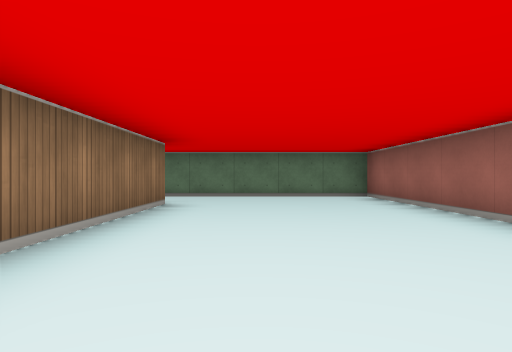
view 1 (above)

12 first-person views from a walk through a cub3D ray-caster map. The camera is about half as high as the walls, looks level and sees 75° across. The floor is counted in squares. Each view is taken from the middle of a square. On the plan, view 1 faces up. The plan holds only what a view shows up to about 9 squares ahead; the rest is blank.

view 2
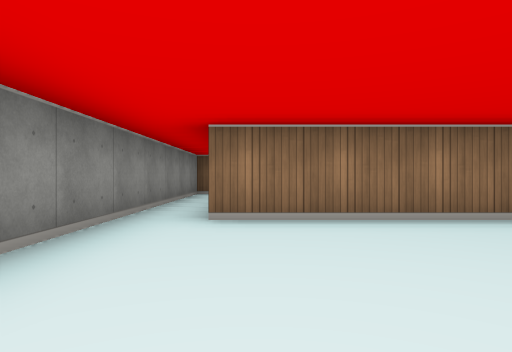

view 3
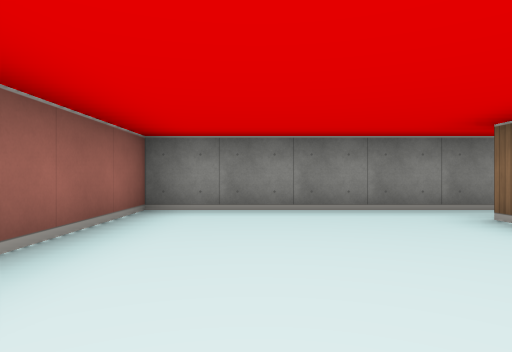

view 4
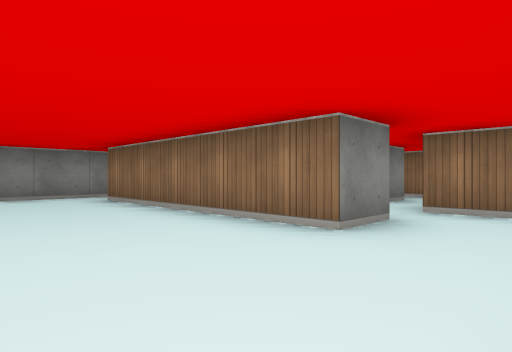

view 5
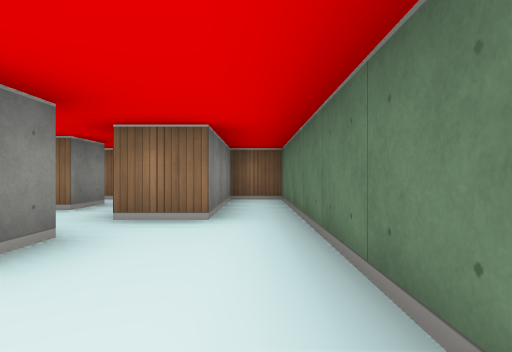

view 6
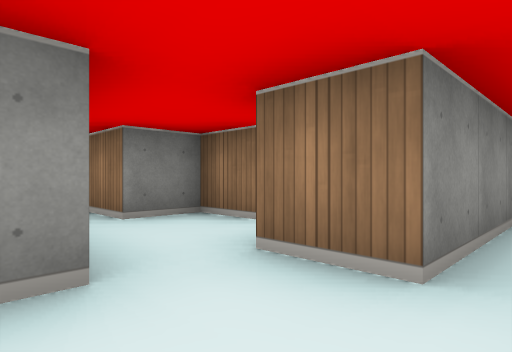

view 7
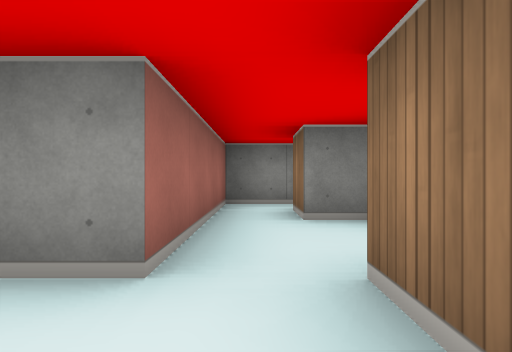

view 8
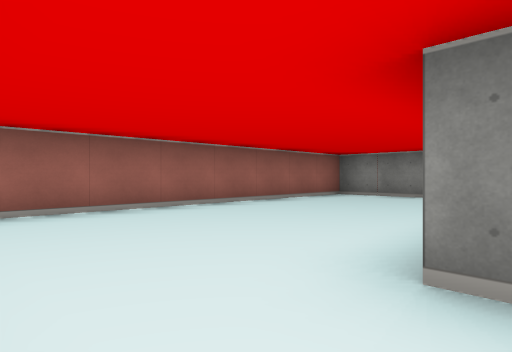

view 9
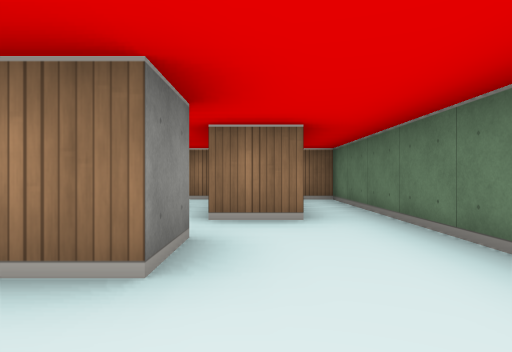

view 10
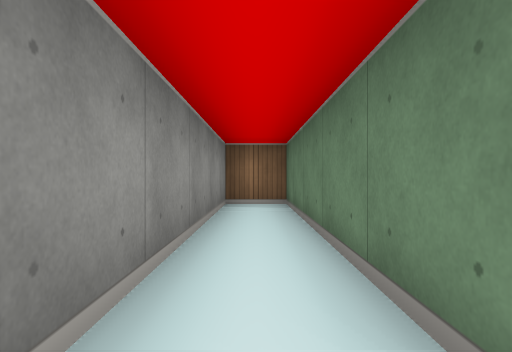

view 11
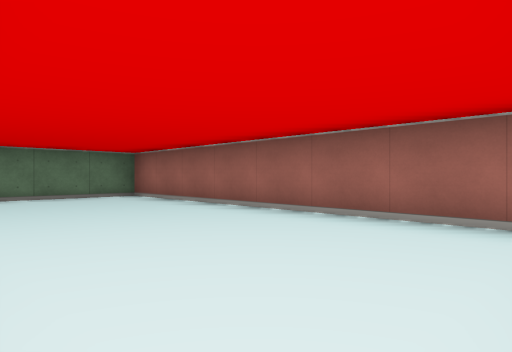

view 12
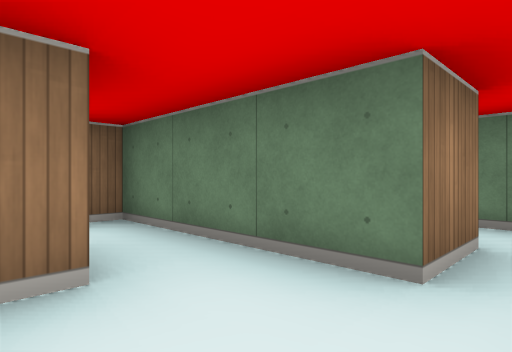

### Floor plan
Ten units are one square. View 1 is at (0, 0); x grows to the right and y downward. Boxes are objects, and circles mark ways between rooms. Rooms are numbered by the first view taken in them; rooms with no view inside come last. Other rooms are left out.
<svg viewBox="-70 -80 100 90">
<path fill="none" stroke="#000" d="M-15 -55 -15 -5 -65 -5 -65 5 25 5 25 -75 -15 -75M-45 -45 -45 -35 -35 -35 -35 -25M-35 -65 -35 -55 -45 -55M-36 -15 -25 -15 -25 -55 -15 -55M-15 -75 -25 -75M-25 -75 -65 -75 -65 -65 -35 -65"/>
<circle cx="-20" cy="-65" r="3" fill="#2a7"/>
<circle cx="-30" cy="-60" r="3" fill="#2a7"/>
<text x="0" y="-30">1</text>
<text x="-30" y="-40">2</text>
<text x="-50" y="-70">3</text>
</svg>
Room 1 opens to room 2. Room 2 opens to room 3.

Where each view was taken, in squares from view 1:
view 1: 0 up, 0 right, facing up
view 2: 1 up, 2 right, facing left
view 3: 4 up, 1 right, facing down
view 4: 7 up, 1 right, facing down-left
view 5: 7 up, 0 right, facing left
view 6: 7 up, 2 left, facing down-left
view 7: 7 up, 3 left, facing down
view 8: 7 up, 2 left, facing down-right
view 9: 6 up, 0 right, facing left
view 10: 0 up, 1 left, facing left
view 11: 0 up, 1 left, facing up-right
view 12: 4 up, 3 left, facing up-left
